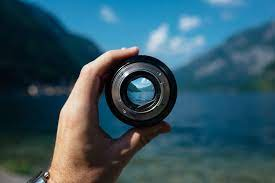
#> input picture Lab-I/1.png, 275 x 183 px
$ python 2.py
#> lines starting #> are read from the running program, lines starting #| are printed output that depends on the picture
import numpy as np
import matplotlib.pyplot as plt
import cv2 as cv
import skimage.io as io
img = io.imread("1.png")
#> img is the input picture: shape (183, 275, 3); mean R, G, B 51.6, 85.9, 99.2
print(f"Shape of Image is : {img.shape}")
#| Shape of Image is : (183, 275, 3)
cp = img[80:280, 150:330]
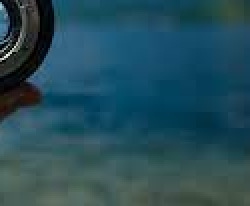
#> cp: shape (103, 125, 3) (shown 2 times larger); mean R, G, B 37, 76.8, 89.2
t=["Orginal Image","Croped Image"]
im=[img,cp]
for i in range(2):
    plt.subplot(1,2,i+1)
    plt.title(t[i])
    plt.imshow(im[i])
    plt.axis('off')
plt.show()
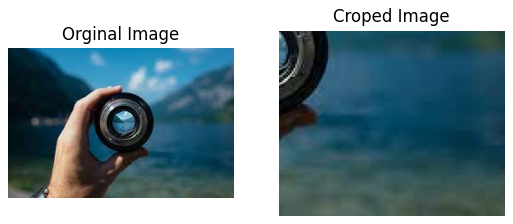
#> figure drawn by matplotlib, 2 panels
